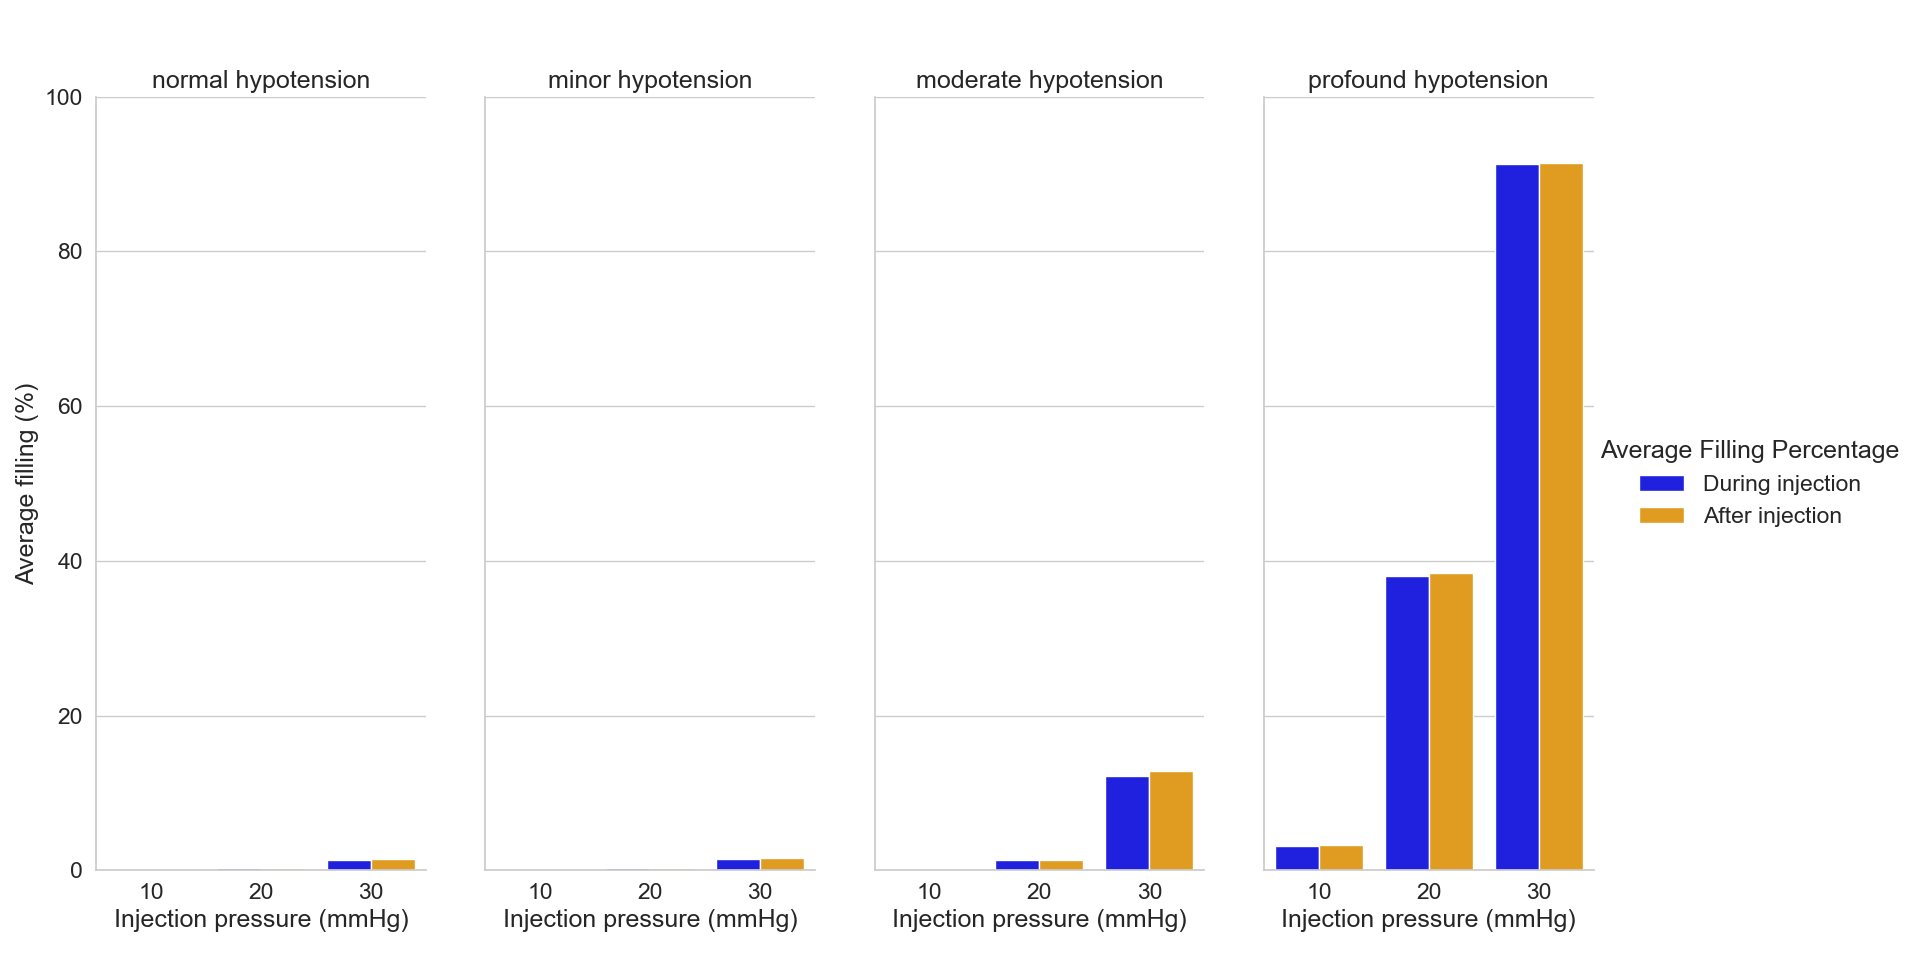

The Python source for this figure:
import pandas as pd
import seaborn as sns
import matplotlib.pyplot as plt
from pathlib import Path

# Load the data   
data = pd.read_csv(Path(__file__).parent / 'data.csv')

# Filter data to include only data where the Injection location starts with 'D'
filtered_data = data[
    data["Injection location"].notna() &
    data["Injection location"].str.startswith('D')
]

# Calculate the average percent filled for each group
grouped_data = filtered_data.groupby(
    ["Blood pressure hypotension", "Injection pressure (mmHg)"]
).agg(
    During_injection=pd.NamedAgg(column="Percent filled (%)", aggfunc='mean'),
    After_injection=pd.NamedAgg(column="Percent filled post-injection (%)", aggfunc='mean')
).reset_index()

# Define order for "Blood pressure hypotension"
hypotension_order = ['normal', 'minor', 'moderate', 'profound']
grouped_data['Blood pressure hypotension'] = pd.Categorical(
    grouped_data['Blood pressure hypotension'],
    categories=hypotension_order,
    ordered=True
)

# Melt the dataframe to combine the two types of filling percentages and relabel
melted_data = pd.melt(
    grouped_data,
    id_vars=["Blood pressure hypotension", "Injection pressure (mmHg)"],
    var_name="Fill_type",
    value_name="Filling Percentage"
)

# Relabeling the "Fill_type" values
melted_data['Fill_type'] = melted_data['Fill_type'].map({
    'During_injection': 'During injection',
    'After_injection': 'After injection'
})

# Plotting
sns.set_theme(style="whitegrid", font_scale=1.5)

# Create a FacetGrid, mapping data to bar plots
g = sns.FacetGrid(
    melted_data, 
    col="Blood pressure hypotension", 
    col_order=hypotension_order, 
    height=4, 
    aspect=0.5
)
g.map_dataframe(
    sns.barplot, 
    x="Injection pressure (mmHg)", 
    y="Filling Percentage", 
    hue="Fill_type", 
    palette=['blue', 'orange'],  # Colors for the two fill types
    dodge=True  # Ensure bars are dodged (i.e., side by side)
)

# Customize the FacetGrid
g.set_titles("{col_name} hypotension")
g.set_axis_labels("Injection pressure (mmHg)", "Average filling (%)")
g.set(ylim=(0, 100))
g.add_legend(title='Average Filling Percentage')

# Adjust the layout to ensure labels are visible
plt.subplots_adjust(left=0.05, bottom=0.1, right=0.83, top=0.9)

plt.show()
